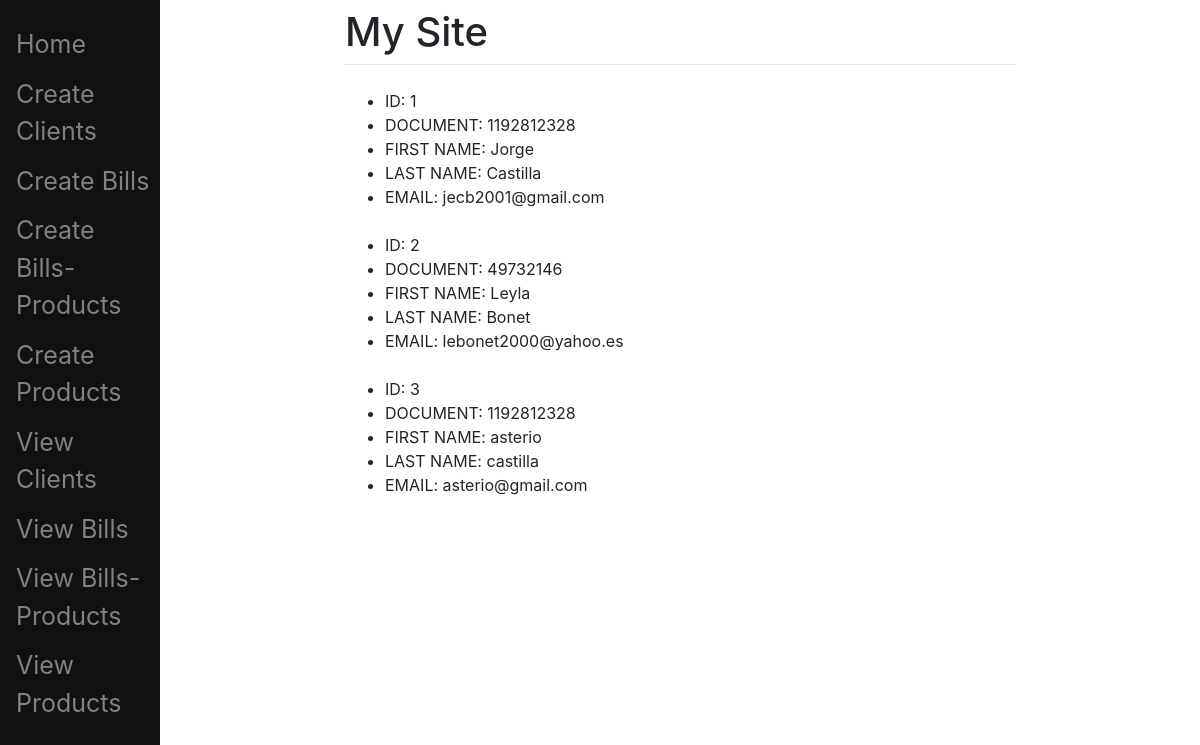
Page /client/all (signed in) on the earlier database version.
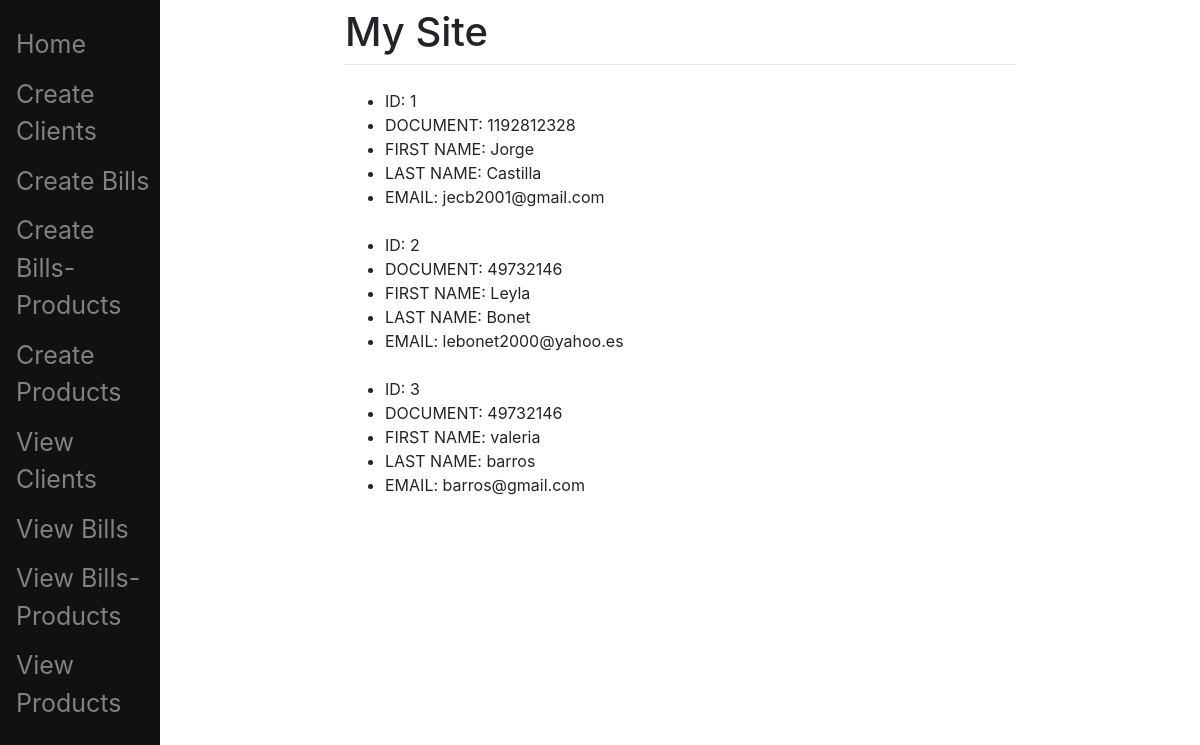
Same page on the later database version.
### blog/models.py (models this page shows, shortened)
class Client(models.Model):
    id = models.PositiveIntegerField(primary_key = TRUE)
    document = models.PositiveIntegerField()
    first_name = models.CharField(max_length=50)
    last_name = models.CharField(max_length=50)
    email = models.EmailField(max_length=254)

### pages/views.py (the view)
# urls.py: path('client/all', views.all_clients_view, name='all client'),
def all_clients_view(request,*args,**kwargs): #Contact page view
    clients = Client.objects.all()
    return render(request, "main/show_clients.html", {"clients":clients})

### templates/main/show_clients.html (shortened to what this page needs)
{% extends "main/base.html" %}
{% block content %}
	<ul>
		{% for client in clients %}
			<li>ID: {{client.id}}</li>
            <li>DOCUMENT: {{client.document}}</li>
            <li>FIRST NAME: {{client.first_name}}</li>
            <li>LAST NAME: {{client.last_name}}</li>
            <li>EMAIL: {{client.email}}</li>
            <br>
		{% endfor %}
	</ul>
{% endblock %}

Differences in the rows shown:
changed Client id 3: document "1192812328" → "49732146"; first_name "asterio" → "valeria"; last_name "castilla" → "barros"; email "asterio@gmail.com" → "barros@gmail.com"
